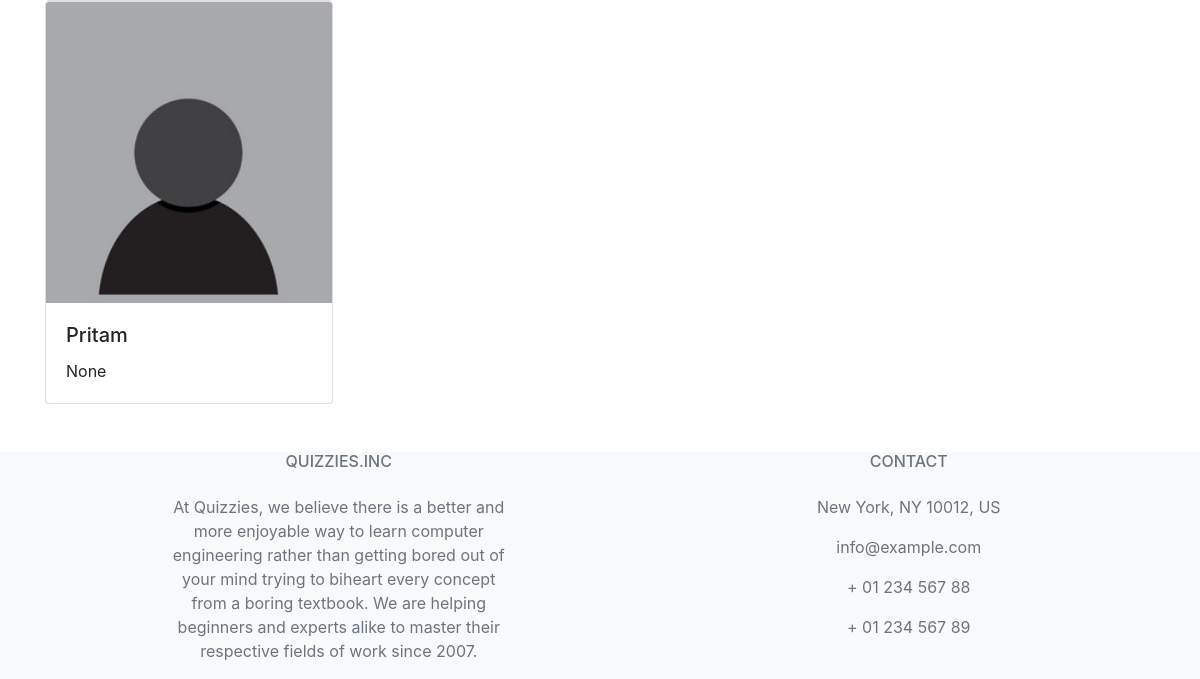
The app's page / (signed in, lower part), older data.
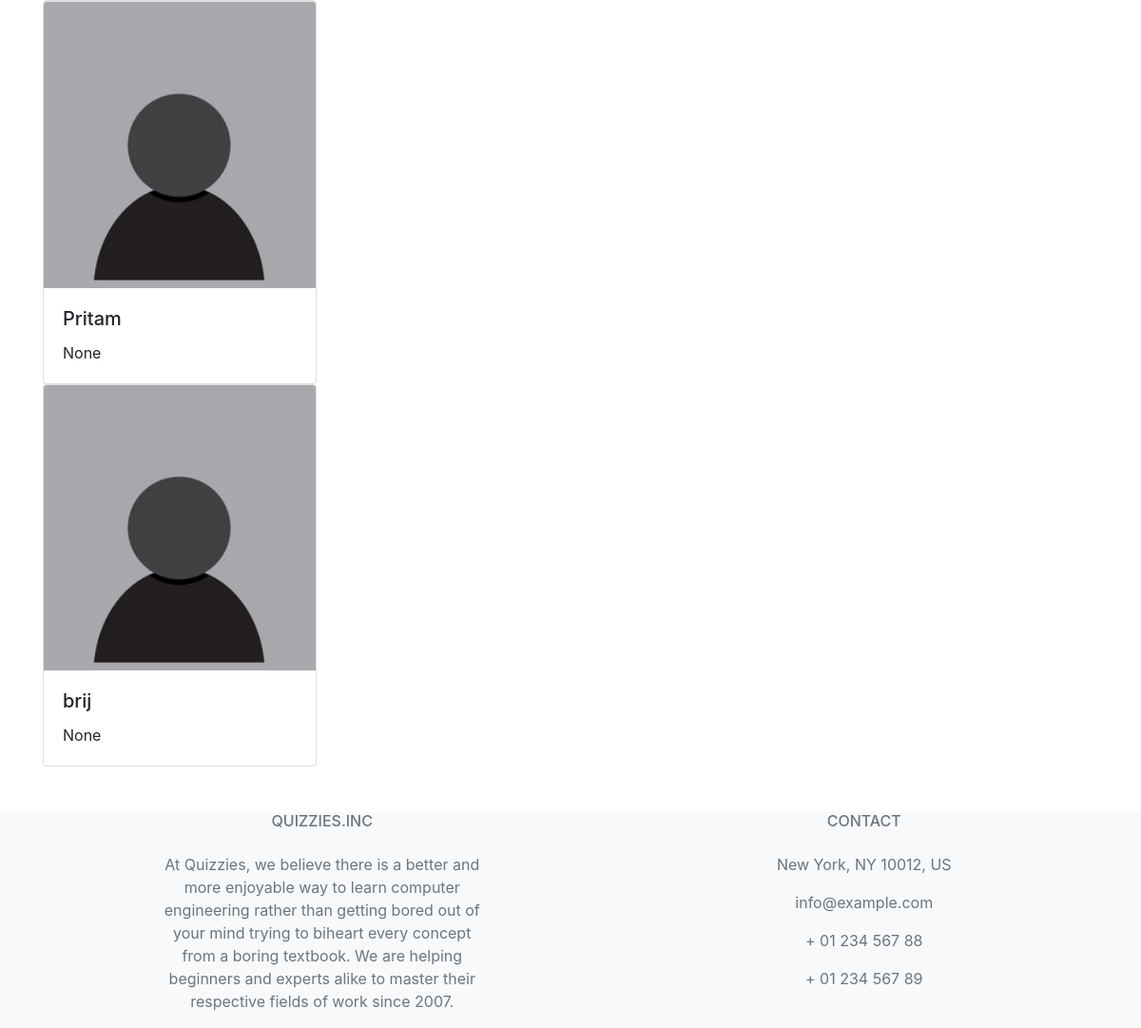
The same page, newer data.
### home/models.py (models this page shows)
class Profile(models.Model):
    user = models.ForeignKey(User, on_delete=models.CASCADE)
    fname = models.TextField(max_length=30,null=True,blank=True)
    lname = models.TextField(max_length=30,null=True,blank=True)
    email_id = models.TextField(max_length=50,null=True,blank=True)
    bio = models.TextField(max_length=400,null=True,blank=True)
    profileimg = models.ImageField(upload_to="profile_images/",default="default-profile-img.jpg")
    location = models.CharField(max_length=400,null=True,blank=True)
    def __str__(self):
        return self.user.username

### home/views.py (the view)
# urls.py: path('', views.index, name="home"),
def index(request):
    if request.user.is_anonymous:
        return redirect("/login")
    profiles = Profile.objects.all()
    current = request.user
    context = {
        "profiles":profiles,
        "current":current
    }
    return render(request, "index.html", context)

### templates/index.html (shortened to what this page needs)
{% extends 'navbar.html' %}
{% block body %}
    <br>
    <div class="container">
      <br><br>
      <br>
      {% for i in profiles %}
      <div class="card" style="width: 18rem;">
        <img src="{{i.profileimg.url}}" class="card-img-top" alt="...">
        <div class="card-body">
          <h5 class="card-title">{{i}}</h5>
          <p class="card-text">{{i.bio}}</p>
        </div>
      </div>
      {% endfor %}
    </div>
{% endblock body %}

### templates/navbar.html (shortened to what this page needs)
<!doctype html>
<html lang="en">
  <head>
    <link rel="stylesheet" href="https://cdn.jsdelivr.net/npm/bootstrap@4.3.1/dist/css/bootstrap.min.css">
  </head>
  <body>
      {% block body %}
{% endblock body %}
      <footer id="footer" class="text-center text-lg-start bg-light text-muted">
        <section class="">
          <div class="container text-center text-md-start mt-5">
            <div class="row mt-3">
              <div class="col-md-3 col-lg-4  mx-auto">
                <h6 class="text-uppercase fw-bold mb-4">
                  Quizzies.inc
                </h6>
                <p>
                  At Quizzies, we believe there is a better and more enjoyable way to learn computer engineering rather than getting bored out of your mind trying to biheart every concept from a boring textbook. We are helping beginners and experts alike to master their respective fields of work since 2007.
                </p>
              </div>
              <div class="col-md-4 col-lg-3 col-xl-3 mx-auto mb-md-0 mb-4">
                <h6 class="text-uppercase fw-bold mb-4">Contact</h6>
                <p> New York, NY 10012, US</p>
                <p>
                  info@example.com
                </p>
                <p> + 01 234 567 88</p>
                <p> + 01 234 567 89</p>
              </div>
            </div>
          </div>
        </section>
      </footer>
  </body>
</html>

Row changes from the older to the newer data that the page shows:
added Profile: profileimg (placeholder picture), user.username "brij", bio "None"
